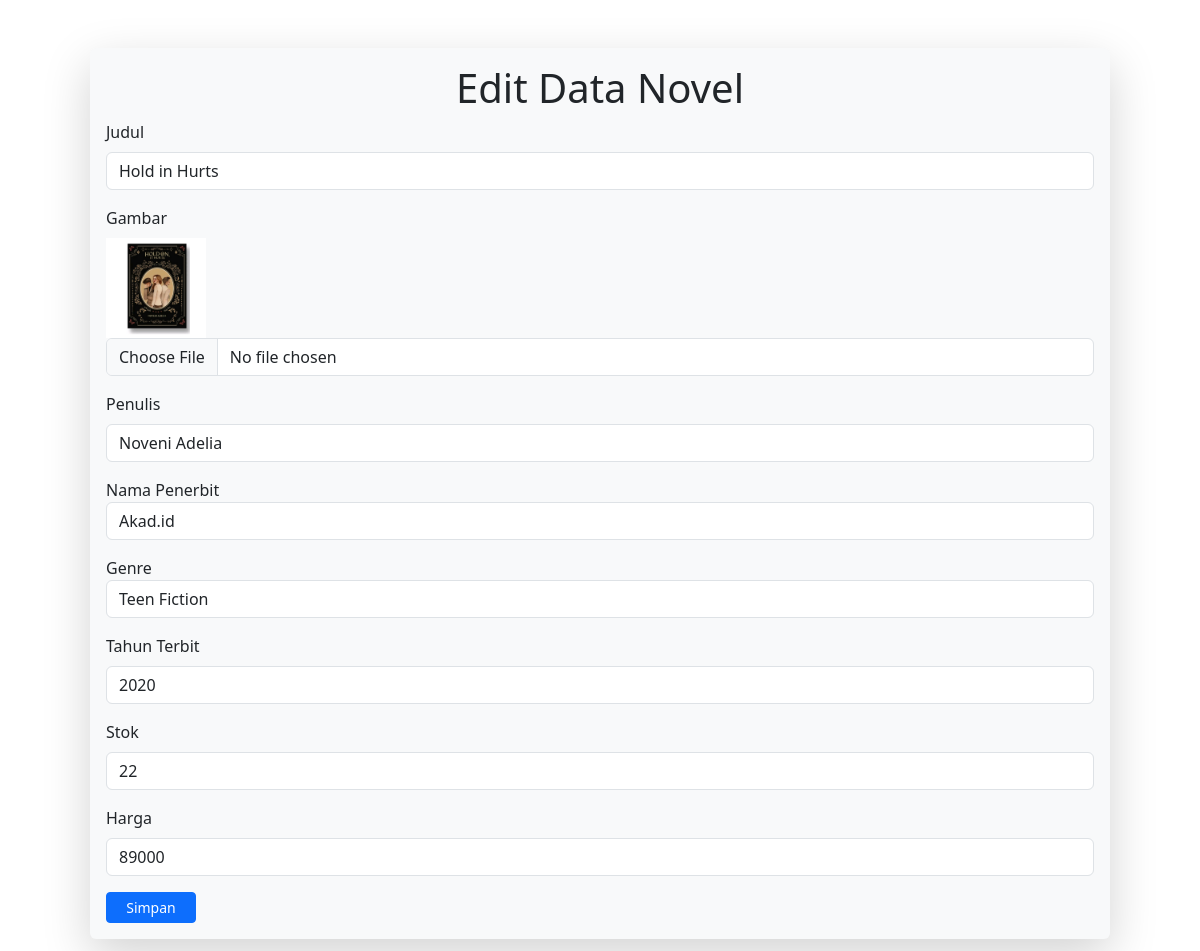
/admin/edit.php?id_novel=1, run on the app's committed database.
### tables this page shows
CREATE TABLE `novel` (
  `id_novel` int(11) NOT NULL,
  `judul_novel` varchar(255) DEFAULT NULL,
  `gambar` text DEFAULT NULL,
  `penulis` varchar(255) DEFAULT NULL,
  `id_penerbit` int(11) DEFAULT NULL,
  `id_genre` int(11) DEFAULT NULL,
  `tahun_terbit` int(11) DEFAULT NULL,
  `stok` int(11) DEFAULT NULL,
  `harga` decimal(11,0) DEFAULT NULL
);

### admin/edit.php (the view, shortened to what this page needs)
<!DOCTYPE html>
<html lang="en">
<head>
    <link rel="stylesheet" href="https://cdn.jsdelivr.net/npm/bootstrap@5.3.2/dist/css/bootstrap.min.css">
</head>
<body>
    <?php
    include 'koneksi.php';
    $novel = mysqli_query($conn, "SELECT * FROM novel where id_novel='$_GET[id_novel]'");
    while ($n = mysqli_fetch_array($novel)) {
        $id_novel = $n["id_novel"];
        $judul_novel = $n["judul_novel"];
        $gambar = $n["gambar"];
        $penulis = $n["penulis"];
        $nama_penerbit = $n["id_penerbit"];
        $nama_genre = $n["id_genre"];
        $tahun_terbit = $n["tahun_terbit"];
        $stok = $n["stok"];
        $harga = $n["harga"];
    }
    ?>
    <div class="container ">
        <div class="m-5 shadow-lg p-3 mb-5 bg-body-tertiary rounded">
            <h1 class="text-center">Edit Data Novel</h1>
            <form action="proses_edit.php?id_novel=<?php echo $id_novel ?>" method="post" enctype="multipart/form-data">
                <div class="form-group mb-3">
                    <div class="form-label">Judul</div>
                    <input type="text" name="judul_novel" data-name=" Judul" class="required form-control" value="<?php echo $judul_novel ?>">
                </div>
                <div class="form-group mb-3">
                    <div class="form-label">Gambar</div>
                    <img src="../admin/<?php echo $gambar ?>" width="100">
                    <input type="file" name="fileToUpload" id="fileToUpload" data-name="Gambar" class="required form-control">
                </div>
                <div class="form-group mb-3">
                    <div class="form-label">Penulis</div>
                    <input type="text" name="penulis" data-name="Penulis" class="required form-control" value="<?php echo $penulis ?>">
                </div>
                <div class="form-group mb-3">
                    <div class="form-label">Nama Penerbit
                        <select name="nama_penerbit" id="penerbit" data-name="Penerbit" class="required form-control">
                            <?php
                            $query = mysqli_query($conn, "SELECT * FROM penerbit");
                            if (mysqli_num_rows($query) > 0) {
                                while ($data = mysqli_fetch_array($query)) {
                                    $selected = ($data["id_penerbit"] == $nama_penerbit) ? 'selected' : '';
                                    echo "<option value='" . $data["id_penerbit"] . "' $selected>" . $data["nama_penerbit"] . "</option>";
                                }
                            } else {
                                echo "<option value=''>No items available</option>";
                            }
                            ?>
                        </select>
                    </div>
                </div>
                <div class="form-group mb-3">
                    <div class="form-label">Genre
                        <select name="nama_genre" id="genre" data-name="genre" class="required form-control">
                            <?php
                            $query = mysqli_query($conn, "SELECT * FROM genre");
                            if (mysqli_num_rows($query) > 0) {
                                while ($data = mysqli_fetch_array($query)) {
                                    $selected = ($data["id_genre"] == $nama_genre) ? 'selected' : '';
                                    echo "<option value='" . $data["id_genre"] . "' $selected>" . $data["nama_genre"] . "</option>";
                                }
                            } else {
                                echo "<option value=''>No items available</option>";
                            }
                            ?>
                        </select>
                    </div>
                </div>
                <div class="form-group mb-3">
                    <div class="form-label">Tahun Terbit</div>
                    <input type="text" name="tahun_terbit" data-name="Tahun Terbit" class="required form-control" value="<?php echo $tahun_terbit ?>">
                </div>
                <div class="form-group mb-3">
                    <div class="form-label">Stok</div>
                    <input type="number" name="stok" data-name="Stok" class="required form-control" value="<?php echo $stok ?>">
                </div>
                <div class="form-group mb-3">
                    <div class="form-label">Harga</div>
                    <input type="number" name="harga" data-name="Harga" class="required form-control" value="<?php echo $harga ?>">
                </div>
                <div>
                    <input type="submit" name="Submit" value="Simpan" class="btn btn-primary btn-sm" style="width: 90px;" onclick="return confirm('Simpan Perubahan?')">
                </div>
            </form>
</body>
</html>

### data on the page
novel: judul_novel "Hold in Hurts", gambar (picture), penulis "Noveni Adelia", tahun_terbit "2020", stok "22", harga "89000"

### other printed values
form field nama_penerbit "Akad.id"
form field nama_genre "Teen Fiction"
